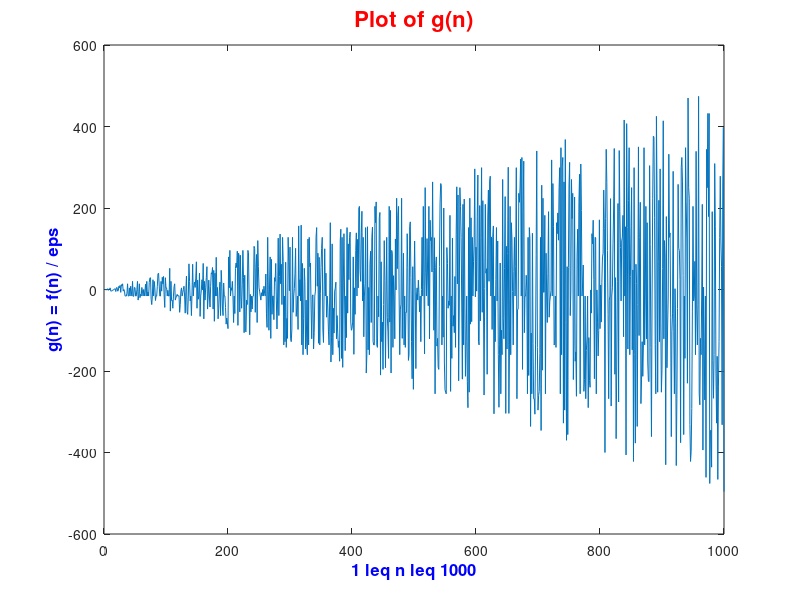

Write MATLAB code to recreate this figure.
answer = zeros(1,1000);
fs = zeros(1,1000);
for n = 1:1000
    f = n * (((n + 1) / n) - 1) - 1;
    fs(n) = f;
    g = f / eps;
    answer(n) = g;
end
n = 1:1:1000;

% -----  PLOTTING -----
plot(n,answer);
title("Plot of g(n)",'FontSize',16,'FontWeight','bold','Color','r');
ylabel("g(n) = f(n) / eps",'FontSize',12,'FontWeight','bold','Color','b');
xlabel("1 \leq n \leq 1000",'FontSize',12,'FontWeight','bold','Color','b');

% ------ PRINTING THE VALUES OF N AND G(N) THAT ARE EQUAL TO 0.
for i = 1:1000
    if answer(i) == 0
        fprintf(' n = %.30f g = %.30f\n',i, answer(i));
    end
end


%fprintf('eps = %.16f\n', eps(6));


